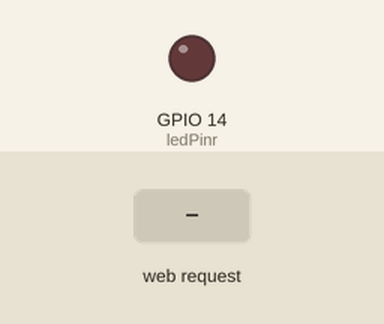
Simulated run of this sketch. Board: ESP8266 (NodeMCU). Parts: output pins drawn as LEDs (lit = HIGH). The test bench sets the inputs (shaded band). WiFi joins after 1.5 s; servers stay silent unless stated; what the sketch prints to the serial monitor is not drawn.

Above: at 2.7 s.
2.8 s: HTTP request GET /Red received
At 3.4 s:
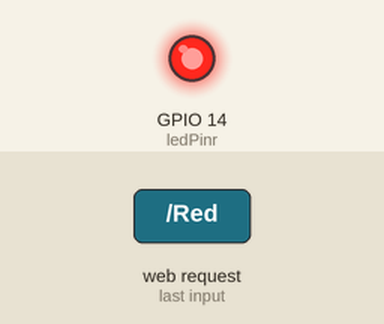
4.3 s: HTTP request GET /Green received
At 4.6 s:
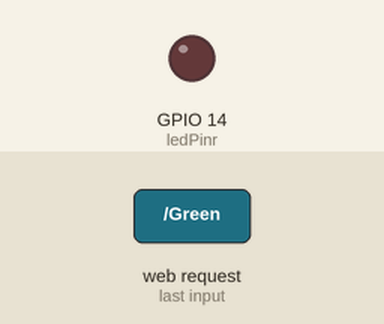
Timing chart, 0 to 7.3 s (numbered marks = the images above; inputs shaded):
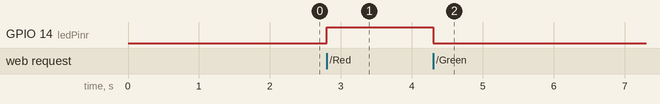

Measured:
- after the input at 2.8 s, GPIO 14 (ledPinr): LOW → HIGH at once
- after the input at 4.3 s, GPIO 14 (ledPinr): HIGH → LOW at once

The sketch:

aulapabloemail1.ino.ino
```cpp
#include <ESP8266WiFi.h>

const char* ssid = "TP-LINK_45F5C6";
const char* password = "47831575";

int ledPinr = 14;

WiFiServer server(80);

void setup() {
  Serial.begin(115200);
  delay(10);

  pinMode(ledPinr, OUTPUT);
  digitalWrite(ledPinr, LOW);


  // Connect to WiFi network
  Serial.println();
  Serial.println();
  Serial.print("Connecting to ");
  Serial.println(ssid);

  WiFi.begin(ssid, password);

  while (WiFi.status() != WL_CONNECTED) {
    delay(500);
    Serial.print(".");
  }
  Serial.println("");
  Serial.println("WiFi connected");

  // Start the server
  server.begin();
  Serial.println("Server started");

  // Print the IP address
  Serial.print("Use this URL to connect: ");
  Serial.print("http://");
  Serial.print(WiFi.localIP());
  Serial.println("/");

}

void loop() {
  // Check if a client has connected
  WiFiClient client = server.available();
  if (!client) {
    return;
  }

  // Wait until the client sends some data
  Serial.println("new client");
  while(!client.available()){
    delay(1);
  }

  // Read the first line of the request
  String request = client.readStringUntil('\r');
  Serial.println(request);
  client.flush();

  // Match the request


  if (request.indexOf("/Red") != -1)  {
    digitalWrite(ledPinr, HIGH);


  }
  if (request.indexOf("/Green") != -1)  {
    digitalWrite(ledPinr, LOW);


  }


// Set ledPin according to the request
//digitalWrite(ledPin, value);

  // Return the response
  client.println("HTTP/1.1 200 OK");
  client.println("Content-Type: text/html");
  client.println(""); //  do not forget this one
  client.println("<!DOCTYPE HTML>");
  client.println("<html>");

  client.print("");//


    client.print("led");

  client.println("<br><br>");
  client.println("<a href=\"/Red\"\"><button>ROJO </button></a>");
  client.println("<a href=\"/Green\"\"><button>VERDE </button></a>");
  client.println("</html>");

  delay(1);
  Serial.println("Client disonnected");
  Serial.println("");

}
```
